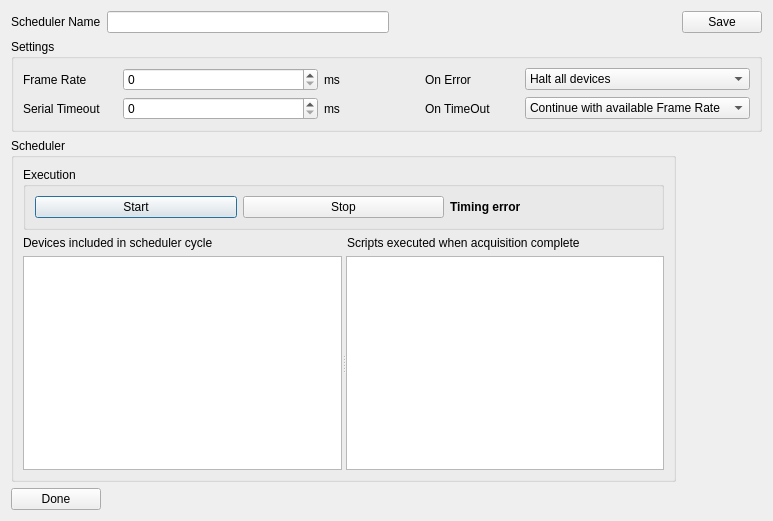
<?xml version="1.0" encoding="UTF-8"?>
<ui version="4.0">
 <class>wndScheduler</class>
 <widget class="QDialog" name="wndScheduler">
  <property name="geometry">
   <rect>
    <x>0</x>
    <y>0</y>
    <width>773</width>
    <height>521</height>
   </rect>
  </property>
  <property name="windowTitle">
   <string>Scheduler</string>
  </property>
  <property name="windowIcon">
   <iconset resource="../icons/aria_rdk.qrc">
    <normaloff>:/icons/ARIA_Logo_2019_solo_simbolo_250dpi.png</normaloff>:/icons/ARIA_Logo_2019_solo_simbolo_250dpi.png</iconset>
  </property>
  <layout class="QGridLayout" name="gridLayout">
   <item row="2" column="0" colspan="3">
    <widget class="QSplitter" name="splitter">
     <property name="orientation">
      <enum>Qt::Orientation::Horizontal</enum>
     </property>
     <widget class="QGroupBox" name="groupBox_3">
      <property name="title">
       <string>Scheduler </string>
      </property>
      <layout class="QGridLayout" name="gridLayout_4">
       <item row="1" column="0">
        <widget class="QLabel" name="label_6">
         <property name="sizePolicy">
          <sizepolicy hsizetype="Preferred" vsizetype="Fixed">
           <horstretch>0</horstretch>
           <verstretch>0</verstretch>
          </sizepolicy>
         </property>
         <property name="text">
          <string>Devices included in scheduler cycle</string>
         </property>
        </widget>
       </item>
       <item row="1" column="1">
        <widget class="QLabel" name="label_5">
         <property name="sizePolicy">
          <sizepolicy hsizetype="Preferred" vsizetype="Fixed">
           <horstretch>0</horstretch>
           <verstretch>0</verstretch>
          </sizepolicy>
         </property>
         <property name="layoutDirection">
          <enum>Qt::LayoutDirection::LeftToRight</enum>
         </property>
         <property name="text">
          <string>Scripts executed when acquisition complete</string>
         </property>
        </widget>
       </item>
       <item row="2" column="0" colspan="2">
        <widget class="QSplitter" name="splitter_2">
         <property name="orientation">
          <enum>Qt::Orientation::Horizontal</enum>
         </property>
         <widget class="QTableWidget" name="tblDevices">
          <property name="sizePolicy">
           <sizepolicy hsizetype="Expanding" vsizetype="Maximum">
            <horstretch>0</horstretch>
            <verstretch>0</verstretch>
           </sizepolicy>
          </property>
         </widget>
         <widget class="QTableWidget" name="tblScripts">
          <property name="sizePolicy">
           <sizepolicy hsizetype="Expanding" vsizetype="Maximum">
            <horstretch>0</horstretch>
            <verstretch>0</verstretch>
           </sizepolicy>
          </property>
         </widget>
        </widget>
       </item>
       <item row="0" column="0" colspan="2">
        <widget class="QGroupBox" name="groupBox_2">
         <property name="sizePolicy">
          <sizepolicy hsizetype="Preferred" vsizetype="Fixed">
           <horstretch>0</horstretch>
           <verstretch>0</verstretch>
          </sizepolicy>
         </property>
         <property name="title">
          <string>Execution</string>
         </property>
         <layout class="QGridLayout" name="gridLayout_3">
          <item row="0" column="0">
           <widget class="QPushButton" name="btnStart">
            <property name="text">
             <string>Start</string>
            </property>
           </widget>
          </item>
          <item row="0" column="1">
           <widget class="QPushButton" name="btnStop">
            <property name="text">
             <string>Stop</string>
            </property>
           </widget>
          </item>
          <item row="0" column="2">
           <widget class="QLabel" name="lblTimeout">
            <property name="font">
             <font>
              <bold>true</bold>
             </font>
            </property>
            <property name="text">
             <string>Timing error</string>
            </property>
           </widget>
          </item>
         </layout>
        </widget>
       </item>
      </layout>
     </widget>
    </widget>
   </item>
   <item row="0" column="3">
    <widget class="QPushButton" name="btnSave">
     <property name="text">
      <string>Save</string>
     </property>
    </widget>
   </item>
   <item row="0" column="0">
    <widget class="QLabel" name="lblName">
     <property name="text">
      <string>Scheduler Name</string>
     </property>
    </widget>
   </item>
   <item row="3" column="0">
    <widget class="QPushButton" name="btnDone">
     <property name="text">
      <string>Done</string>
     </property>
    </widget>
   </item>
   <item row="0" column="2">
    <spacer name="horizontalSpacer">
     <property name="orientation">
      <enum>Qt::Orientation::Horizontal</enum>
     </property>
     <property name="sizeHint" stdset="0">
      <size>
       <width>40</width>
       <height>20</height>
      </size>
     </property>
    </spacer>
   </item>
   <item row="1" column="0" colspan="4">
    <widget class="QGroupBox" name="groupBox">
     <property name="sizePolicy">
      <sizepolicy hsizetype="Preferred" vsizetype="Fixed">
       <horstretch>0</horstretch>
       <verstretch>0</verstretch>
      </sizepolicy>
     </property>
     <property name="title">
      <string>Settings</string>
     </property>
     <layout class="QGridLayout" name="gridLayout_2">
      <item row="2" column="4">
       <widget class="QLabel" name="label_3">
        <property name="text">
         <string>On TimeOut</string>
        </property>
       </widget>
      </item>
      <item row="2" column="3">
       <widget class="QLabel" name="label_8">
        <property name="text">
         <string>ms</string>
        </property>
       </widget>
      </item>
      <item row="0" column="3">
       <widget class="QLabel" name="label_4">
        <property name="text">
         <string>ms</string>
        </property>
       </widget>
      </item>
      <item row="2" column="1" colspan="2">
       <widget class="QSpinBox" name="sbSerialTimeout">
        <property name="maximum">
         <number>2000</number>
        </property>
       </widget>
      </item>
      <item row="0" column="0">
       <widget class="QLabel" name="label">
        <property name="text">
         <string>Frame Rate</string>
        </property>
       </widget>
      </item>
      <item row="0" column="5">
       <widget class="QComboBox" name="cbErrorHandling">
        <item>
         <property name="text">
          <string>Halt all devices</string>
         </property>
        </item>
        <item>
         <property name="text">
          <string>Halt device</string>
         </property>
        </item>
        <item>
         <property name="text">
          <string>Continue </string>
         </property>
        </item>
        <item>
         <property name="text">
          <string>Reinit device</string>
         </property>
        </item>
       </widget>
      </item>
      <item row="2" column="0">
       <widget class="QLabel" name="label_7">
        <property name="text">
         <string>Serial Timeout</string>
        </property>
       </widget>
      </item>
      <item row="2" column="5">
       <widget class="QComboBox" name="cbTimeOutHandling">
        <item>
         <property name="text">
          <string>Continue with available Frame Rate</string>
         </property>
        </item>
        <item>
         <property name="text">
          <string>Halt all devices</string>
         </property>
        </item>
       </widget>
      </item>
      <item row="0" column="1" colspan="2">
       <widget class="QSpinBox" name="sbTimeout">
        <property name="maximum">
         <number>2000</number>
        </property>
       </widget>
      </item>
      <item row="0" column="4">
       <widget class="QLabel" name="label_2">
        <property name="text">
         <string>On Error</string>
        </property>
       </widget>
      </item>
     </layout>
    </widget>
   </item>
   <item row="0" column="1">
    <widget class="QLineEdit" name="leSchedulerName"/>
   </item>
  </layout>
 </widget>
 <resources>
  <include location="../icons/aria_rdk.qrc"/>
 </resources>
 <connections/>
</ui>
